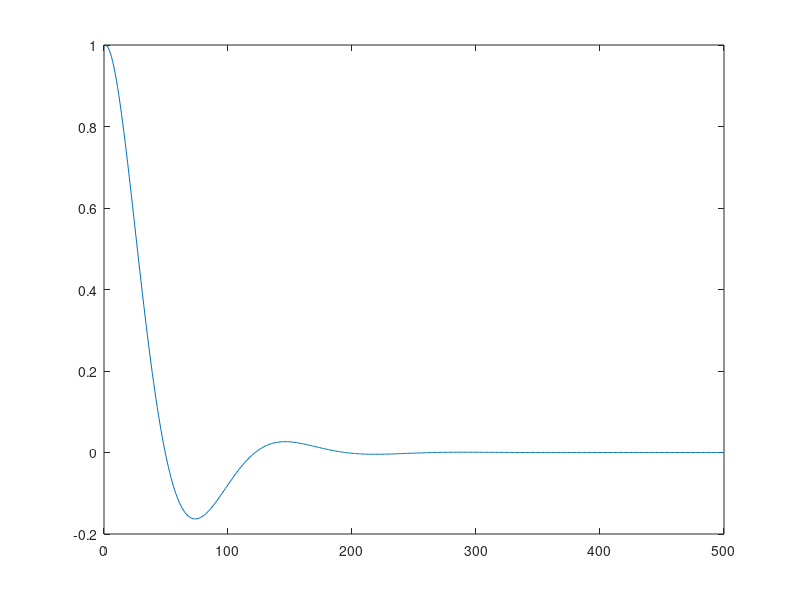

This figure's MATLAB source: (Note: this script raises an error after producing the figure.)
clear all
clc

%envirment setting
Ts = 0.01; %s
sampling_num = 500;
N = 10; % Prediction horizon


xr_q = [deg2rad(20); 0; deg2rad(20); 0];
xr = [xr_q; 0;0;0;0];
x0_q = [0; 0; 0; 0];
x0 = [x0_q; 0;0;0;0];
x0_initial=x0;

q1=zeros(1,sampling_num);
q1_dot=zeros(1,sampling_num);
q2=zeros(1,sampling_num);
q2_dot=zeros(1,sampling_num);

theta1=zeros(1,sampling_num);
theta1_dot=zeros(1,sampling_num);
theta2=zeros(1,sampling_num);
theta2_dot=zeros(1,sampling_num);

theta1_des=zeros(1,sampling_num);
theta2_des=zeros(1,sampling_num);

X = [q1; q1_dot; q2; q2_dot; theta1; theta1_dot; theta2; theta2_dot];
X(:,1) = x0;
U = [theta1_des; theta2_des];


% SEA state space
J1 = 0.420*0.24215^2/12+0.420*0.13475^2;
J2 = 0.225*0.1759^2/12+0.225*0.0562^2;
k1 = 15.75;
k2 = 6.75;
c1 = 0.01;
c2 = 0.01;

A_SEA = [     0               1           0          0;
         -(k1+k2)/J1    -(c1+c2)/J1     k2/J1      c2/J1;
              0               0           0          1;
            k2/J2           c2/J2      -k2/J2     -c2/J2];

B_SEA = [  0      0        0         0;
         k1/J1  c1/J1   -k2/J1    -c2/J1;
           0      0        0         0;
           0      0      k2/J2    c2/J2];

C_SEA = eye(size(A_SEA));

D_SEA = 0;
sys_SEA = ss(A_SEA, B_SEA, C_SEA, D_SEA);
sysd_SEA = c2d(sys_SEA, Ts, 'zoh');
Ad_SEA=sysd_SEA.A;
Bd_SEA=sysd_SEA.B;

%% Bessel Filter state space
w0_1=7;
w0_2=7;

sys_Bessel=tf({[0 0 3] [0 0 3]},{[1/w0_1^2 3/w0_1 3] [1/w0_2^2 3/w0_2 3]})
%bode(sys_Bessel)

% x=[theta1 theta1_dot theta2 theta2_dot]
% u=[theta1_des theta2_des]
A_motor=[     0        1        0           0;
         -3*w0_1^2  -3*w0_1     0           0;
              0        0        0           1;
              0        0    -3*w0_2^2    -3*w0_2];

B_motor=[    0       0;
          3*w0_1^2   0;
             0       0;
             0    3*w0_2^2];

C_motor = eye(size(A_motor));

D_motor = 0;
sys_motor = ss(A_motor, B_motor, C_motor, D_motor);
sysd_motor = c2d(sys_motor, Ts, 'zoh');
Ad_motor=sysd_motor.A;
Bd_motor=sysd_motor.B;

buf_x=zeros(4,500);
buf_x(:,1)=[-1 0 1 0];
for k=1:1:499
    buf_x(:,k+1)=Ad_motor*buf_x(:,k);
end
plot(buf_x(3,:))



%% butterworth filter state space
zeta = 0.5;
w0_1=5;
w0_2=5;

sys_butterworth = tf({[0 0 w0_1^2] [0 0 w0_2^2]},{[1 2*zeta*w0_1 w0_1^2] [1 2*zeta*w0_2 w0_2^2]})
%bode(sys_butterworth)

% x=[theta1 theta1_dot theta2 theta2_dot]
% u=[theta1_des theta2_des]
A_motor=[     0          1          0             0;
           -w0_1^2  -2*zeta*w0_1    0             0;
              0          0          0             1;
              0          0       -w0_2^2    -2*zeta*w0_2];

B_motor=[    0       0;
            w0_1^2   0;
             0       0;
             0     w0_2^2];

C_motor = eye(size(A_motor));

D_motor = 0;
sys_motor = ss(A_motor, B_motor, C_motor, D_motor);
sysd_motor = c2d(sys_motor, Ts, 'zoh');
Ad_motor=sysd_motor.A;
Bd_motor=sysd_motor.B;

buf_x=zeros(4,500);
buf_x(:,1)=[-1 0 1 0];
for k=1:1:499
    buf_x(:,k+1)=Ad_motor*buf_x(:,k);
end
plot(buf_x(3,:))


%% SOLVER setting

umin = [-(x0(1)+deg2rad(100)) ; -(x0(3)+deg2rad(100))];
umax = [ (x0(1)+deg2rad(100)) ;  (x0(3)+deg2rad(100))];
xmin = [-deg2rad(100) ; -deg2rad(100) ; -deg2rad(100) ; -deg2rad(100) ; umin ; umin];
xmax = [ deg2rad(100) ;  deg2rad(100) ;  deg2rad(100) ;  deg2rad(100) ; umax ; umax];

% Objective function
Q = diag([100 1 10 1 0 0 0 0]);       %[q1 q1_dot q2 q2_dot theta1 theta1_dot theta2 theta2_dot]
QN = Q;                              %[q1 q1_dot q2 q2_dot theta1 theta1_dot theta2 theta2_dot]

R_theta_des = diag([0.01 0.01]);         %[theta1_des theta2_des]
R = R_theta_des;                     %[theta1_des theta2_des]

Ad_model=[       Ad_SEA                  Bd_SEA;
                zeros(size(Ad_motor))   Ad_motor];

Bd_model=[       zeros(size(Bd_SEA,1),2); 
                Bd_motor              ];

[nx, nu] = size(Bd_model);

%%
P = blkdiag( kron(speye(N), Q), QN, kron(speye(N), R) );
% - linear objective
q = [repmat(-Q*xr, N, 1); -QN*xr; zeros(N*nu, 1)];
% - linear dynamics
Ax = kron(speye(N+1), -speye(nx)) + kron(sparse(diag(ones(N, 1), -1)), Ad_model);
Bu = kron([sparse(1, N); speye(N)], Bd_model);
Aeq = [Ax, Bu];
leq = [-x0; zeros(N*nx, 1)];
ueq = leq;
% - input and state constraints
Aineq = speye((N+1)*nx + N*nu);
lineq = [repmat(xmin, N+1, 1); repmat(umin, N, 1)];
uineq = [repmat(xmax, N+1, 1); repmat(umax, N, 1)];
% - OSQP constraints
A = [Aeq; Aineq];
l = [leq; lineq];
u = [ueq; uineq];

% Create an OSQP object
prob = osqp;

% Setup workspace
prob.setup(P, q, A, l, u);

% Simulate in closed loop
for i = 1 : sampling_num
    % Solve
    res = prob.solve();

    % Check solver status
    if ~strcmp(res.info.status, 'solved')
        error('OSQP did not solve the problem!')
    end

    % Apply first control input to the plant
    ctrl = res.x((N+1)*nx+1:(N+1)*nx+nu);

    x0 = Ad_model*x0 + Bd_model*(ctrl);

    X(:,i+1) = x0;
    U(:,i+1) = ctrl;

    
    % Update
    umin = [-(x0(1)+deg2rad(100)) ; -(x0(3)+deg2rad(100))];
    umax = [ (x0(1)+deg2rad(100)) ;  (x0(3)+deg2rad(100))];
    l(1:nx) = -x0;
    %l((N+1)*nx+1:end) = [repmat(xmin, N+1, 1); repmat(umin, N, 1)];
    u(1:nx) = -x0;
    %u((N+1)*nx+1:end) = [repmat(xmax, N+1, 1); repmat(umax, N, 1)];
    prob.update('l', l, 'u', u);


end

% Assuming data preparation for Xr and X0
Xr = xr*ones(1, sampling_num); % Replicating Xr sampling_num times
X0 = x0_initial*ones(1, sampling_num); % Replicating X0 sampling_num times

set(gcf, 'Color', 'w'); % Setting the background to white
% Drawing each subplot
subplot(5,2,1)
plot(X(1,:), 'LineWidth', 2)
hold on
plot(1, X0(1,1), 'bo', 'MarkerSize', 6, 'LineWidth', 1);
plot(Xr(1,:), '--r', 'LineWidth', 3)
hold off
ylim([-1 1])
xlabel('step', 'FontName', 'Times New Roman', 'FontSize', 12, 'FontWeight', 'bold')
ylabel('q1', 'FontName', 'Times New Roman', 'FontSize', 12, 'FontWeight', 'bold')

subplot(5,2,2)
plot(X(2,:), 'LineWidth', 2)
hold on
plot(1, X0(2,1), 'bo', 'MarkerSize', 6, 'LineWidth', 1);
plot(Xr(2,:), '--r', 'LineWidth', 2)
hold off
ylim([-1 1])
xlabel('step', 'FontName', 'Times New Roman', 'FontSize', 12, 'FontWeight', 'bold')
ylabel('q1_dot', 'FontName', 'Times New Roman', 'FontSize', 12, 'FontWeight', 'bold')

subplot(5,2,3)
plot(X(3,:), 'LineWidth', 2)
hold on
plot(1, X0(3,1), 'bo', 'MarkerSize', 6, 'LineWidth', 1);
plot(Xr(3,:), '--r', 'LineWidth', 2)
hold off
ylim([-1 1])
xlabel('step', 'FontName', 'Times New Roman', 'FontSize', 12, 'FontWeight', 'bold')
ylabel('q2', 'FontName', 'Times New Roman', 'FontSize', 12, 'FontWeight', 'bold')

subplot(5,2,4)
plot(X(4,:), 'LineWidth', 2)
hold on
plot(1, X0(4,1), 'bo', 'MarkerSize', 6, 'LineWidth', 1);
plot(Xr(4,:), '--r', 'LineWidth', 2)
hold off
ylim([-1 1])
xlabel('step', 'FontName', 'Times New Roman', 'FontSize', 12, 'FontWeight', 'bold')
ylabel('q2_dot', 'FontName', 'Times New Roman', 'FontSize', 12, 'FontWeight', 'bold')

subplot(5,2,5)
plot(X(5,:), 'LineWidth', 2)
hold on
plot(1, X0(5,1), 'bo', 'MarkerSize', 6, 'LineWidth', 1);
plot(Xr(5,:), '--r', 'LineWidth', 3)
hold off
ylim([-1 1])
xlabel('step', 'FontName', 'Times New Roman', 'FontSize', 12, 'FontWeight', 'bold')
ylabel('theta1', 'FontName', 'Times New Roman', 'FontSize', 12, 'FontWeight', 'bold')

subplot(5,2,6)
plot(X(6,:), 'LineWidth', 2)
hold on
plot(1, X0(6,1), 'bo', 'MarkerSize', 6, 'LineWidth', 1);
plot(Xr(6,:), '--r', 'LineWidth', 3)
hold off
ylim([-1 1])
xlabel('step', 'FontName', 'Times New Roman', 'FontSize', 12, 'FontWeight', 'bold')
ylabel('theta1_dot', 'FontName', 'Times New Roman', 'FontSize', 12, 'FontWeight', 'bold')

subplot(5,2,7)
plot(X(7,:), 'LineWidth', 2)
hold on
plot(1, X0(7,1), 'bo', 'MarkerSize', 6, 'LineWidth', 1);
plot(Xr(7,:), '--r', 'LineWidth', 3)
hold off
ylim([-1 1])
xlabel('step', 'FontName', 'Times New Roman', 'FontSize', 12, 'FontWeight', 'bold')
ylabel('theta2', 'FontName', 'Times New Roman', 'FontSize', 12, 'FontWeight', 'bold')

subplot(5,2,8)
plot(X(8,:), 'LineWidth', 2)
hold on
plot(1, X0(8,1), 'bo', 'MarkerSize', 6, 'LineWidth', 1);
plot(Xr(8,:), '--r', 'LineWidth', 3)
hold off
ylim([-1 1])
xlabel('step', 'FontName', 'Times New Roman', 'FontSize', 12, 'FontWeight', 'bold')
ylabel('theta2_dot', 'FontName', 'Times New Roman', 'FontSize', 12, 'FontWeight', 'bold')

subplot(5,2,9)
plot(U(1,:), 'LineWidth', 2)
ylim([-1 1])
xlabel('step', 'FontName', 'Times New Roman', 'FontSize', 12, 'FontWeight', 'bold')
ylabel('theta1_des', 'FontName', 'Times New Roman', 'FontSize', 12, 'FontWeight', 'bold')

subplot(5,2,10)
plot(U(2,:), 'LineWidth', 2)
ylim([-1 1])
xlabel('step', 'FontName', 'Times New Roman', 'FontSize', 12, 'FontWeight', 'bold')
ylabel('theta2_des', 'FontName', 'Times New Roman', 'FontSize', 12, 'FontWeight', 'bold')





%%

Wc = ctrb(Ad_model,Bd_model);
rankWc = rank(Wc)

if rankWc == size(A,1)
    disp('System is controllable.');
else
    disp('System is not controllable.');
end

Wo = obsv(Ad_model,eye(size(Ad_model)));
rankWo = rank(Wo)

if rankWo == size(A,1)
    disp('System is observable.');
else
    disp('System is not observable.');
end
